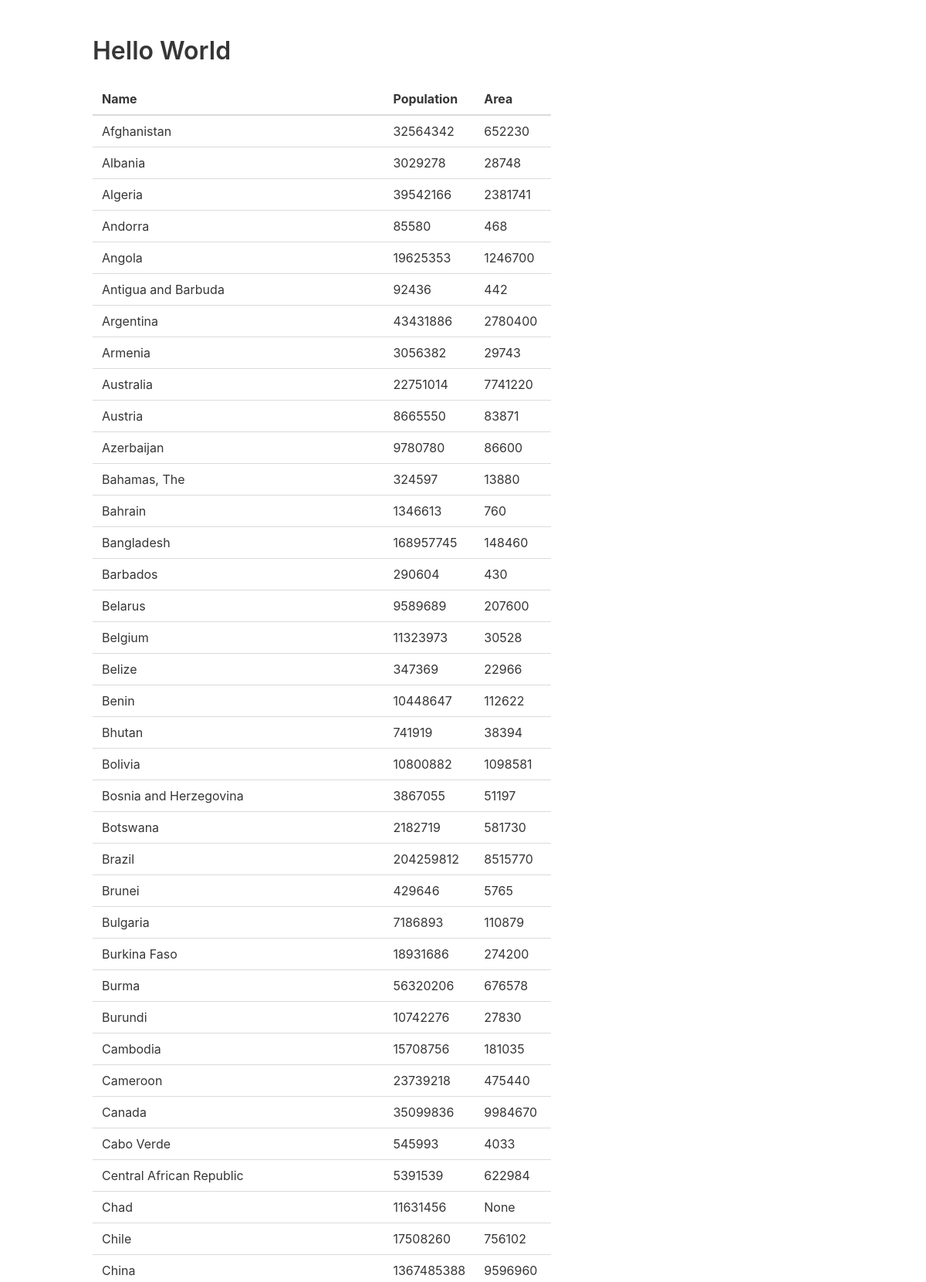
The page / (upper part) on the database its author committed.
### tables this page shows
CREATE TABLE "facts" ("id" INTEGER PRIMARY KEY AUTOINCREMENT NOT NULL, "code" varchar(255) NOT NULL, "name" varchar(255) NOT NULL, "area" integer, "area_land" integer, "area_water" integer, "population" integer, "population_growth" float, "birth_rate" float, "death_rate" float, "migration_rate" float, "created_at" datetime, "updated_at" datetime);

### app.py (the view)
@app.route("/")
def hello_world():
    facts = database.get_all_facts()
    return render_template('index.html', facts=facts)

### database.py (called while the page is built)
def query(query_text):
    conn = sqlite3.connect('factbook.db')
    cur = conn.cursor()
    cur.execute(query_text)
    column_names = []
    for column in cur.description:
        column_names.append(column[0])
    rows = cur.fetchall()
    dicts = []
    for row in rows:
        d = dict(zip(column_names, row))
        dicts.append(d)
    conn.close()
    return dicts

def get_all_facts():
    return query("""SELECT * FROM facts""")

### templates/index.html (shortened to what this page needs)
<!DOCTYPE html>
<html>
<head>
    <link rel="stylesheet" href="https://cdn.jsdelivr.net/npm/bulma@0.9.3/css/bulma.min.css">
</head>
<body>
    <section class="section">
        <div class="container">
            <h1 class="title">
                Hello World
            </h1>
            <table class="table">
                <thead>
                    <tr>
                        <th>Name</th>
                        <th>Population</th>
                        <th>Area</th>
                    </tr>
                </thead>
                <tbody>
                    {% for fact in facts %}
                    <tr>
                        <td>{{fact['name']}}</td>
                        <td>{{fact['population']}}</td>
                        <td>{{fact['area']}}</td>
                    </tr>
                    {% endfor %}
                </tbody>
            </table>
        </div>
    </section>
</body>
</html>

### rows shown on the page
facts: name "Afghanistan", population "32564342", area "652230"
facts: name "Albania", population "3029278", area "28748"
facts: name "Algeria", population "39542166", area "2381741"
facts: name "Andorra", population "85580", area "468"
facts: name "Angola", population "19625353", area "1246700"
facts: name "Antigua and Barbuda", population "92436", area "442"
facts: name "Argentina", population "43431886", area "2780400"
facts: name "Armenia", population "3056382", area "29743"
facts: name "Australia", population "22751014", area "7741220"
facts: name "Austria", population "8665550", area "83871"
facts: name "Azerbaijan", population "9780780", area "86600"
facts: name "Bahamas, The", population "324597", area "13880"
facts: name "Bahrain", population "1346613", area "760"
facts: name "Bangladesh", population "168957745", area "148460"
facts: name "Barbados", population "290604", area "430"
facts: name "Belarus", population "9589689", area "207600"
facts: name "Belgium", population "11323973", area "30528"
facts: name "Belize", population "347369", area "22966"
facts: name "Benin", population "10448647", area "112622"
facts: name "Bhutan", population "741919", area "38394"
facts: name "Bolivia", population "10800882", area "1098581"
facts: name "Bosnia and Herzegovina", population "3867055", area "51197"
facts: name "Botswana", population "2182719", area "581730"
facts: name "Brazil", population "204259812", area "8515770"
facts: name "Brunei", population "429646", area "5765"
facts: name "Bulgaria", population "7186893", area "110879"
facts: name "Burkina Faso", population "18931686", area "274200"
facts: name "Burma", population "56320206", area "676578"
facts: name "Burundi", population "10742276", area "27830"
facts: name "Cambodia", population "15708756", area "181035"
facts: name "Cameroon", population "23739218", area "475440"
facts: name "Canada", population "35099836", area "9984670"
facts: name "Cabo Verde", population "545993", area "4033"
facts: name "Central African Republic", population "5391539", area "622984"
facts: name "Chad", population "11631456", area "None"
facts: name "Chile", population "17508260", area "756102"
facts: name "China", population "1367485388", area "9596960"
